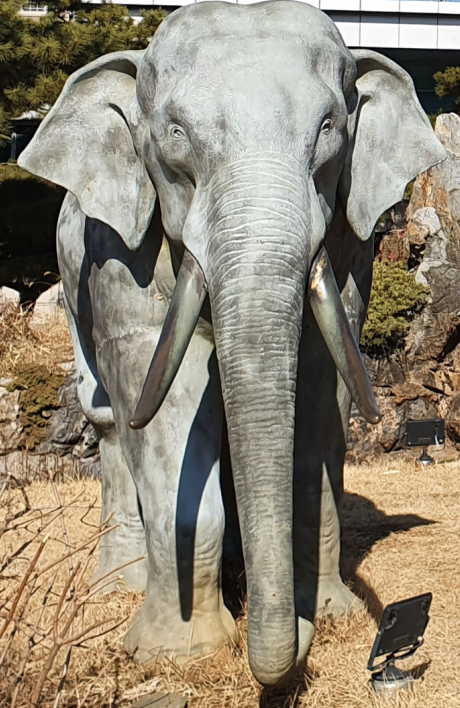
#> input picture 2detection/3edges/images/elephant.png, 460 x 708 px
$ python main.py images/elephant.png 5 5
#> lines starting #> are read from the running program, lines starting #| are printed output that depends on the picture
import cv2
import argparse

parser = argparse.ArgumentParser()
parser.add_argument('in_path', metavar='input_img', type=str, help='path to input image')
parser.add_argument('lower', metavar="lower_threshold", type=int, help='minimum value of a gradient for a pixel, anything below will certainly be rejected as an edge candidate')
parser.add_argument('higher', metavar="higher_threshold", type=int, help='maximum value of a gradient for a pixel to be accepted as an edge')

parser.add_argument('--robust', action="store_true",
                    help="use for blurry or noisy images")
parser.add_argument('--both', action="store_true",
                    help="use if unsure")
args = parser.parse_args()

gray_image = cv2.imread(args.in_path, cv2.IMREAD_GRAYSCALE)
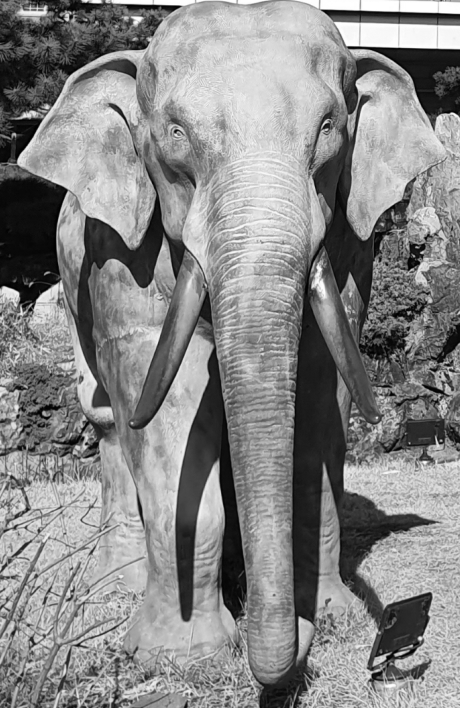
#> gray_image: shape (708, 460); min 0, max 255, mean 135.5
edges = cv2.Canny(gray_image, args.lower, args.higher)
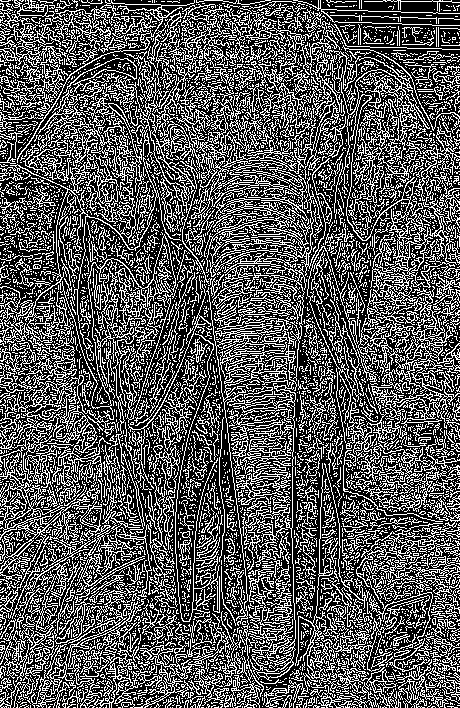
#> edges: shape (708, 460); 34.7% white in thin lines or dots

if args.robust or args.both:
    equalized_image = cv2.equalizeHist(gray_image)
    #output_path = input_path + "_equalized.png"
    #cv2.imwrite(output_path, equalized_image)

    kernel = cv2.getStructuringElement(cv2.MORPH_RECT, (5, 5))
    background = cv2.morphologyEx(equalized_image, cv2.MORPH_DILATE, kernel)
    shadow_removed = cv2.subtract(background, equalized_image)
    #output_path = input_path + "_no_shadows.png"
    #cv2.imwrite(output_path, shadow_removed)

    gaussian_blur = cv2.GaussianBlur(gray_image, (5, 5), 0)
    bilateral_filter = cv2.bilateralFilter(gray_image, 9, 75, 75)
    #output_path = input_path + "_no_blur.png"
    #cv2.imwrite(output_path, bilateral_filter)

    segmented_map = cv2.Canny(bilateral_filter, 50, 150)  # Edge detection
    segmented_map = cv2.dilate(segmented_map, None, iterations=1)

    output_path = args.in_path + "_" + str(args.lower) + "_" + str(args.higher) + "_edges_robust.jpg"
    cv2.imwrite(output_path, segmented_map)
else:
    output_path = args.in_path + "_" + str(args.lower) + "_" + str(args.higher) + "_edges.jpg"
    cv2.imwrite(output_path, edges)

if args.both:
    output_path = args.in_path + "_" + str(args.lower) + "_" + str(args.higher) + "_edges.jpg"
    cv2.imwrite(output_path, edges)

$ run again, on 2.detection/1.ela/test.jpg
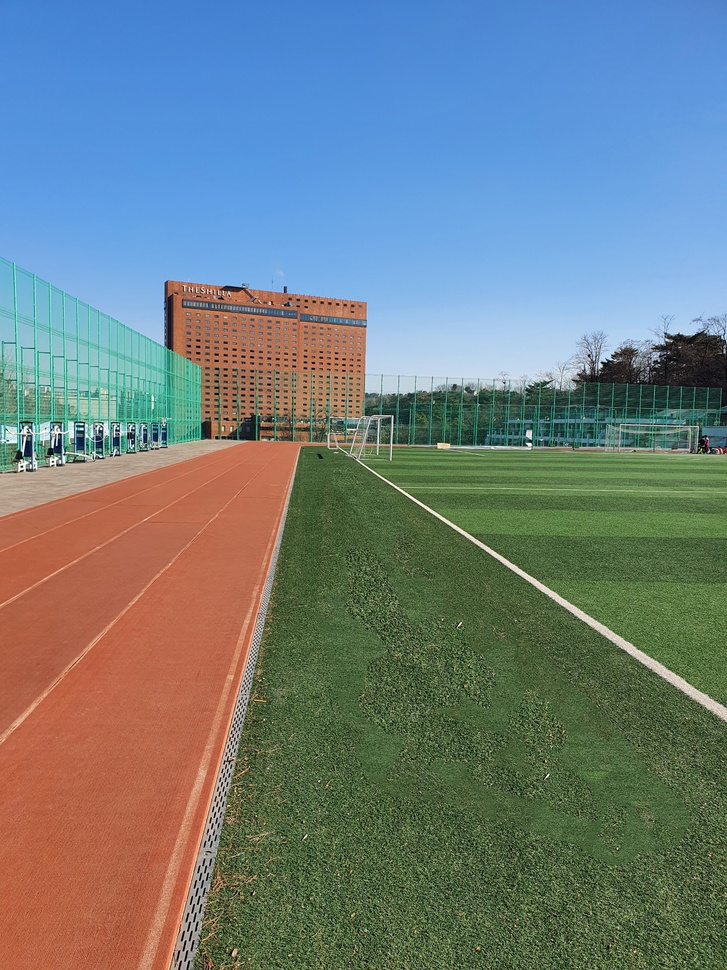
#> input picture 2.detection/1.ela/test.jpg, 727 x 970 px, shrunk from 1620 x 2160 before the run
#> `gray_image = cv2.imread(args.in_path, cv2.IMREAD_GRAYSCALE)`:
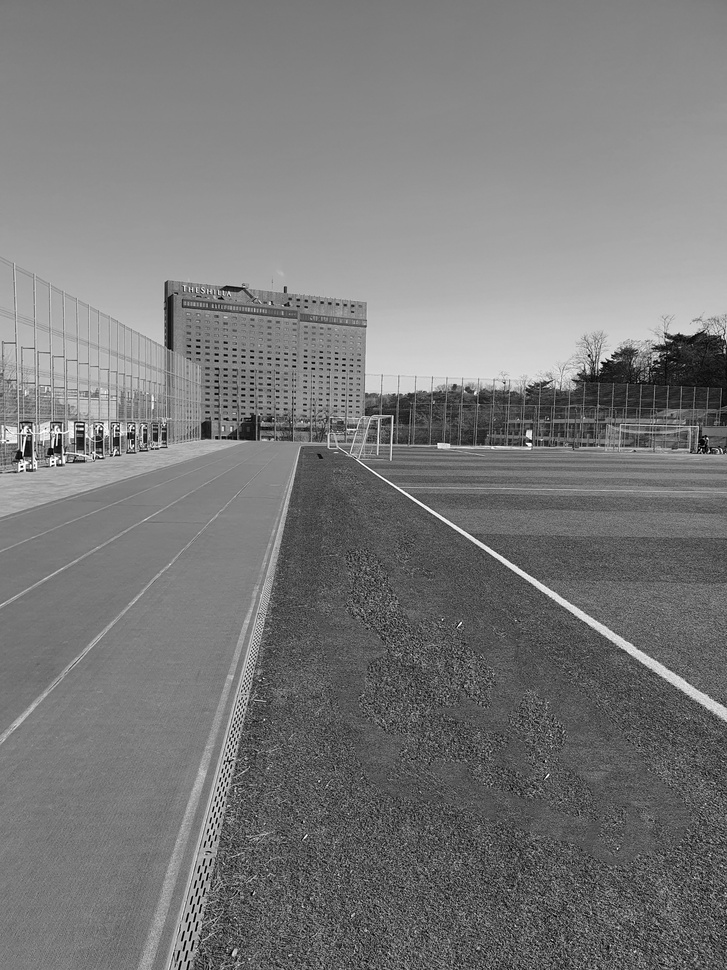
#> gray_image: shape (970, 727); min 0, max 255, mean 121.3
#> `edges = cv2.Canny(gray_image, args.lower, args.higher)`:
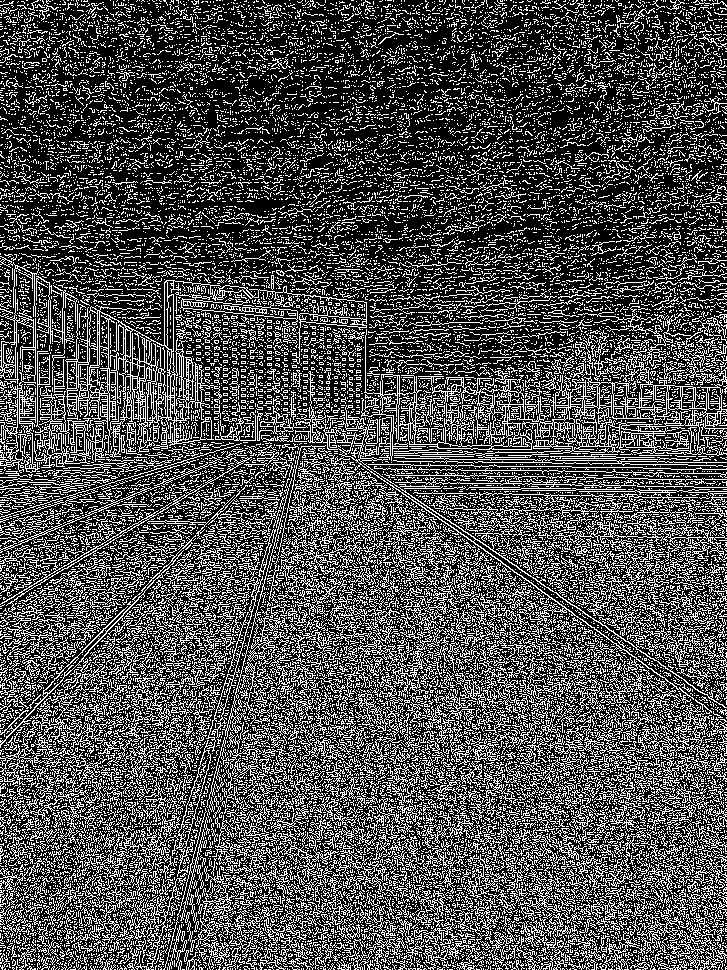
#> edges: shape (970, 727); 30.5% white in thin lines or dots
